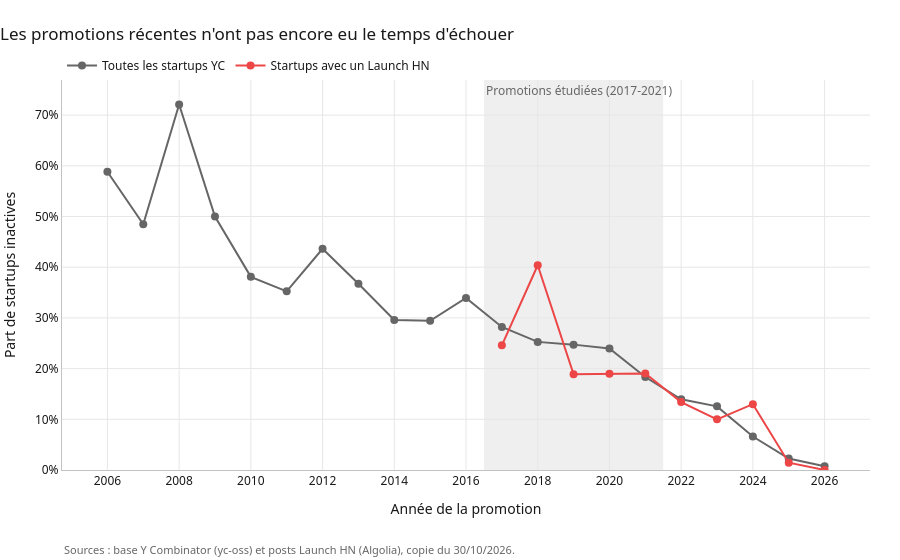

Here is the notebook cell this chart was saved with:
### Markdown cell above
### 1.4 Période d'étude et échantillon final

Le statut *Inactive* n'a de sens qu'avec du recul : une startup de la promotion 2025 n'a pas encore
eu le temps d'échouer. Le graphique compare la part d'inactives par année de promotion dans toute la
base YC et dans la table commune.

### Code cell
graphiques.courbe_recul(yc, table)

### Figure 1 — Plotly figure (JSON) as saved in the notebook; plotly's stock layout.template omitted (floating-point values rounded to 4 significant figures)
{"data": [{"customdata": [[17], [33], [43], [42], [63], [105], [149], [98], [152], [214], [224], [241], [277], [368], [438], [725], [631], [494], [590], [620], [811]], "hovertemplate": "Promotions %{x} : %{y:.0%} d'inactives (%{customdata[0]} startups)", "legendgroup": "Toutes les startups YC", "line": {"color": "#666666", "dash": "solid", "width": 2}, "marker": {"size": 8, "symbol": "circle"}, "mode": "lines+markers", "name": "Toutes les startups YC", "orientation": "v", "showlegend": true, "type": "scatter", "x": [2006, 2007, 2008, 2009, 2010, 2011, 2012, 2013, 2014, 2015, 2016, 2017, 2018, 2019, 2020, 2021, 2022, 2023, 2024, 2025, 2026], "xaxis": "x", "y": [0.5882, 0.4848, 0.7209, 0.5, 0.381, 0.3524, 0.4362, 0.3673, 0.2961, 0.2944, 0.3393, 0.2822, 0.2527, 0.2473, 0.2397, 0.1834, 0.1395, 0.1255, 0.0661, 0.02258, 0.007398], "yaxis": "y"}, {"customdata": [[61], [52], [90], [100], [168], [97], [80], [77], [69], [55]], "hovertemplate": "Promotions %{x} : %{y:.0%} d'inactives (%{customdata[0]} startups)", "legendgroup": "Startups avec un Launch HN", "line": {"color": "#ec4647", "dash": "solid", "width": 2}, "marker": {"size": 8, "symbol": "circle"}, "mode": "lines+markers", "name": "Startups avec un Launch HN", "orientation": "v", "showlegend": true, "type": "scatter", "x": [2017, 2018, 2019, 2020, 2021, 2022, 2023, 2024, 2025, 2026], "xaxis": "x", "y": [0.2459, 0.4038, 0.1889, 0.19, 0.1905, 0.134, 0.1, 0.1299, 0.01449, 0.0], "yaxis": "y"}], "layout": {"annotations": [{"font": {"color": "#666666"}, "showarrow": false, "text": "Promotions étudiées (2017-2021)", "x": 2016.0, "xanchor": "left", "xref": "x", "y": 1, "yanchor": "top", "yref": "y domain"}, {"font": {"color": "#666666", "size": 11}, "showarrow": false, "text": "Sources : base Y Combinator (yc-oss) et posts Launch HN (Algolia), copie du 30/10/2026.", "x": 0, "xanchor": "left", "xref": "paper", "y": 0, "yanchor": "top", "yref": "paper", "yshift": -70}], "font": {"color": "#191919", "family": "system-ui, -apple-system, Segoe UI, sans-serif"}, "hoverlabel": {"bgcolor": "white"}, "legend": {"orientation": "h", "title": {}, "tracegroupgap": 0, "x": 0, "y": 1, "yanchor": "bottom"}, "margin": {"b": 90, "l": 10, "r": 30, "t": 80}, "shapes": [{"fillcolor": "#efefef", "layer": "below", "line": {"width": 0}, "type": "rect", "x0": 2016.0, "x1": 2022.0, "xref": "x", "y0": 0, "y1": 1, "yref": "y domain"}], "title": {"text": "Les promotions récentes n'ont pas encore eu le temps d'échouer", "x": 0, "xanchor": "left"}, "xaxis": {"anchor": "y", "domain": [0.0, 1.0], "dtick": 2, "gridcolor": "#e7e7e7", "linecolor": "#c2c2c2", "title": {"text": "Année de la promotion"}, "zeroline": false}, "yaxis": {"anchor": "x", "domain": [0.0, 1.0], "gridcolor": "#e7e7e7", "linecolor": "#c2c2c2", "rangemode": "tozero", "tickformat": ".0%", "title": {"text": "Part de startups inactives"}, "zeroline": false}}}
